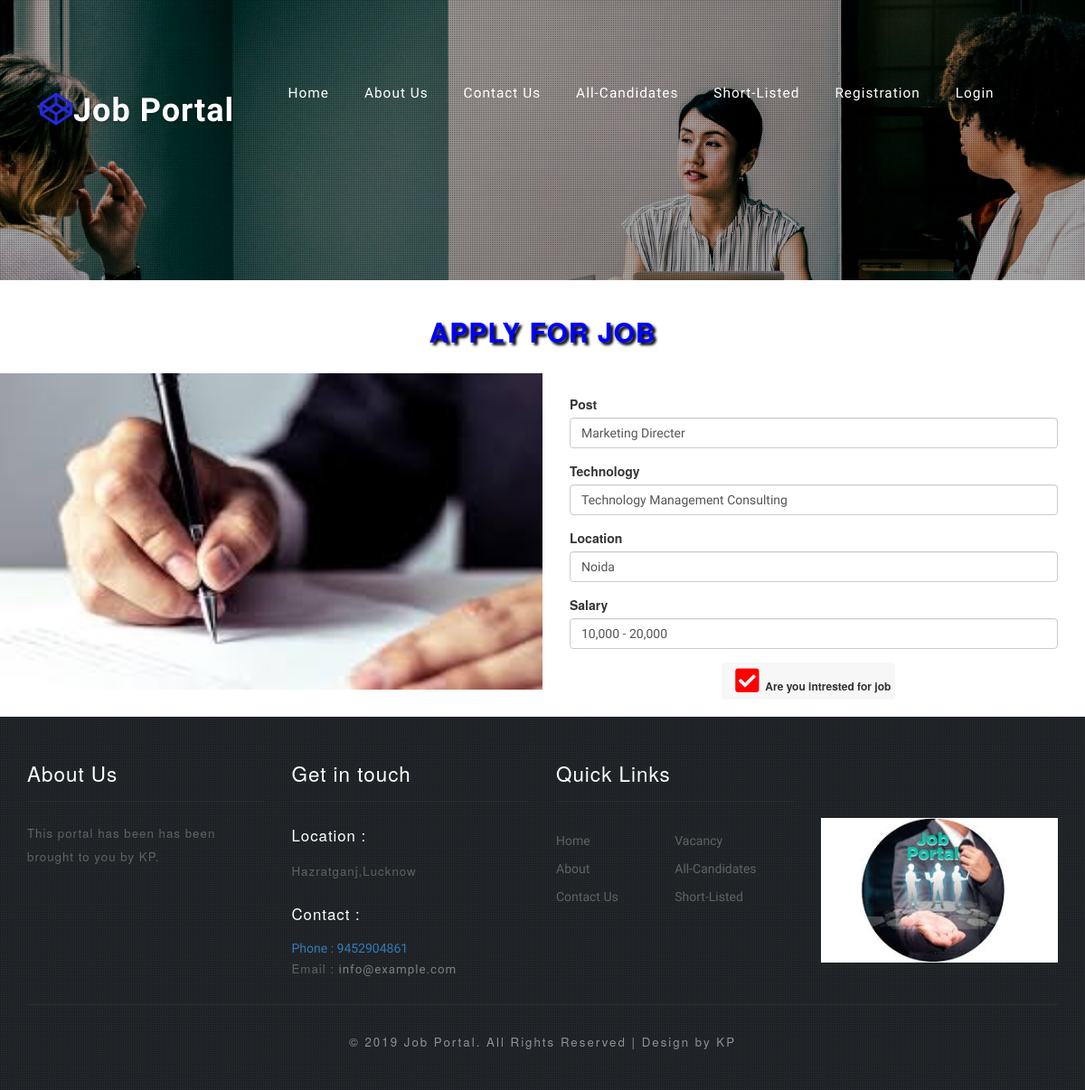
/job.php?userid=3, run on the app's committed database.
### tables this page shows
CREATE TABLE `job` (
  `id` int(10) NOT NULL,
  `userid` int(10) NOT NULL,
  `Job Title` varchar(40) NOT NULL,
  `Post` varchar(40) NOT NULL,
  `Technology` varchar(40) NOT NULL,
  `Location` varchar(80) NOT NULL,
  `Company` varchar(60) NOT NULL,
  `Salary` varchar(90) NOT NULL,
  `Address` varchar(160) NOT NULL,
  `updatedtime` timestamp(6) NOT NULL DEFAULT CURRENT_TIMESTAMP(6) ON UPDATE CURRENT_TIMESTAMP(6),
  `status` varchar(20) NOT NULL
);

### job.php (the view, shortened to what this page needs)
<?php
$db=mysqli_connect('localhost','root','root','jobportal');
?>
<?php
include('header.php');
?>
<br/>
<center><h2 style="color:blue;text-shadow: 3px 3px 3px black;font-weight:bold;"> APPLY FOR JOB</h2></center><br/>
<div class="col-md-6 imag"></div>
<div class="col-md-6 frm">
	<?php
$num=mysqli_query($db,"select * from job where id='".$_GET['userid']."'");
while($row=mysqli_fetch_array($num))
{
	?>
		<form method="post">
			<div class="col-md-12">
				<div class="form-group">
				<label>Post</label>
				<input type="text" name="post" placeholder="Post" class="form-control" value="<?php echo $row['Post'];?>">
			</div>
		</div>
			<div class="col-md-12">
				<div class="form-group">
				<label>Technology</label>
				<input type="text" name="techno" placeholder="Technology" class="form-control" value="<?php echo $row['Technology'];?>">
			</div>
		</div>
			<div class="col-md-12">
				<div class="form-group">
				<label>Location</label>
				<input type="text" name="location" placeholder="Location" class="form-control" value="<?php echo $row['Location'];?>">
			</div>
		</div>
		<div class="col-md-12">
				<div class="form-group">
				<label>Salary</label>
				<input type="text" name="salary" placeholder="Salary" class="form-control" value="<?php echo $row['Salary'];?>">
			</div>
		</div><center><button class="btn btn-default btn-sm " name="save" style="border:none;background:#f7f7f7;">
<span class="fa fa-check-square"  style="font-size:30px;color:red;margin-left:3%;"></span>&nbsp;&nbsp;<b>Are you intrested for job</b>
	<a href="login.php"></a></button> &nbsp;&nbsp;	</center>
<?php } ?>
		</form>
</div>
<br/><br/><br/><br/><br/><br/><br/><br/><br/><br/><br/><br/><br/><br/><br/><br/><br/><br/><br/>
				<?php
include('footer.php');
				?>

### css/style.css (style rules this page uses)
html, body { margin: 0; font-size: 100%; font-family: 'Dosis', sans-serif; background: #fff; }
input[type="button"], input[type="submit"], input[type="text"], input[type="email"], input[type="search"] { transition: 0.5s all; -webkit-transition: 0.5s all; -moz-transition: 0.5s all; -o-transition: 0.5s all; -ms-transition: 0.5s all; font-family: 'Dosis', sans-serif; }
h1, h2, h3, h4, h5, h6 { margin: 0; font-family: 'Dosis', sans-serif; letter-spacing: 1px; }

### header.php (style rules this page uses)
.imag { height:350px;background-image: url('images/images.jpg');background-size: cover;float: left; }
.frm { float: left;margin-top:2%; }

### data on the page
job: post "Marketing Directer", techno "Technology Management Consulting", location "Noida", salary "10,000 - 20,000"
